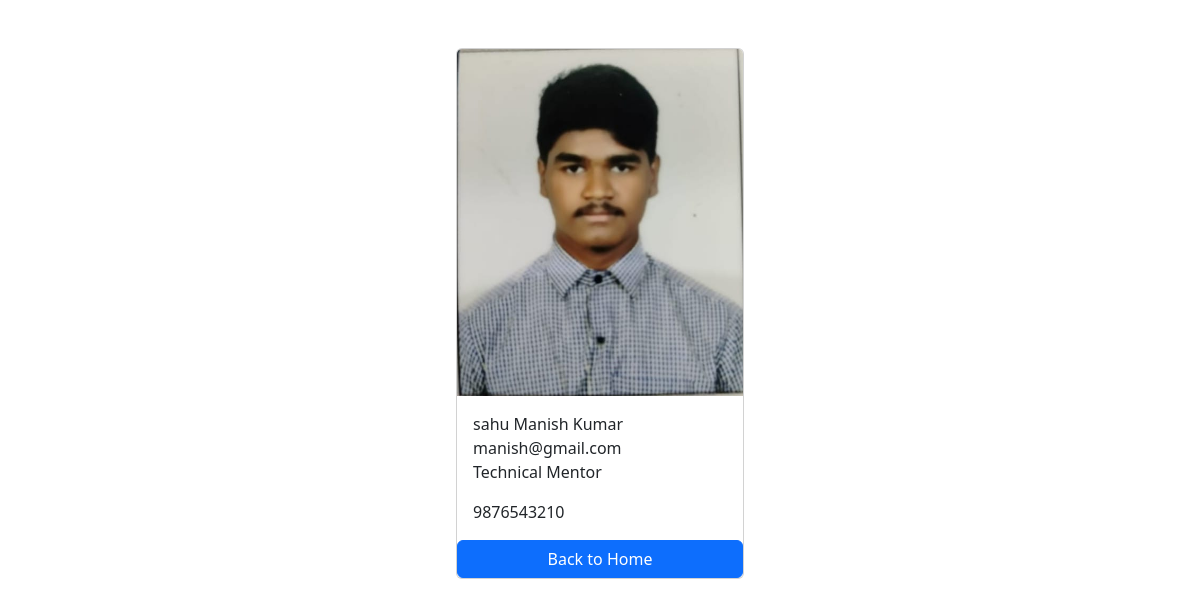
Screenshot of /employees/2/ with the database file from the repository.
### employees/models.py (models this page shows, shortened)
class Employee(models.Model):
    first_name = models.CharField(max_length=100)
    last_name = models.CharField(max_length=100)
    photo = models.ImageField(upload_to='images')
    designation = models.CharField(max_length=100)
    email = models.EmailField(max_length=100,unique=True)
    phone_number = models.CharField(max_length=15, blank=True, null=True)
    created_at = models.DateTimeField(auto_now_add=True)
    updated_at = models.DateTimeField(auto_now=True)

### employees/views.py (the view)
# urls.py: path('<int:pk>/',views.employee_detail, name='employee_detail'),  # URL for employee detail view
def employee_detail(request, pk):
    employee = get_object_or_404(Employee, pk=pk)  # Fetch the employee by primary key
    context = {
        'employee' : employee,
    }
    return render(request, 'employee_detail.html',context)  # Render the employee detail template with the employee data

### templates/employee_detail.html (shortened to what this page needs)
{% load static %}
<!DOCTYPE html>
<html lang="en">
<head>
    <link href="https://cdn.jsdelivr.net/npm/bootstrap@5.3.7/dist/css/bootstrap.min.css" rel="stylesheet">
</head>
<body>
<div class="container pt-5">
    <div class="card mx-auto" style="width: 18rem;">
    <img src="{{ employee.photo.url }}" class="card-img-top" alt="Employee Image">
    <div class="card-body">
    <p class="card-text m-0">{{ employee.first_name }} {{ employee.last_name }}</p>
    <p class="card-text m-0">{{ employee.email }}</p>
    <p class="card-text">{{ employee.designation }} </p>
    <p class="card-text">{{ employee.phone_number }} </p>
    </div>
    <a href="{% url 'home' %}" class="btn btn-primary">Back to Home</a>
    </div>
</div>
</body>
</html>

### rows the page displays
Employee: photo (picture), first_name "sahu", last_name "Manish Kumar", email "manish@gmail.com", designation "Technical Mentor", phone_number "9876543210"
